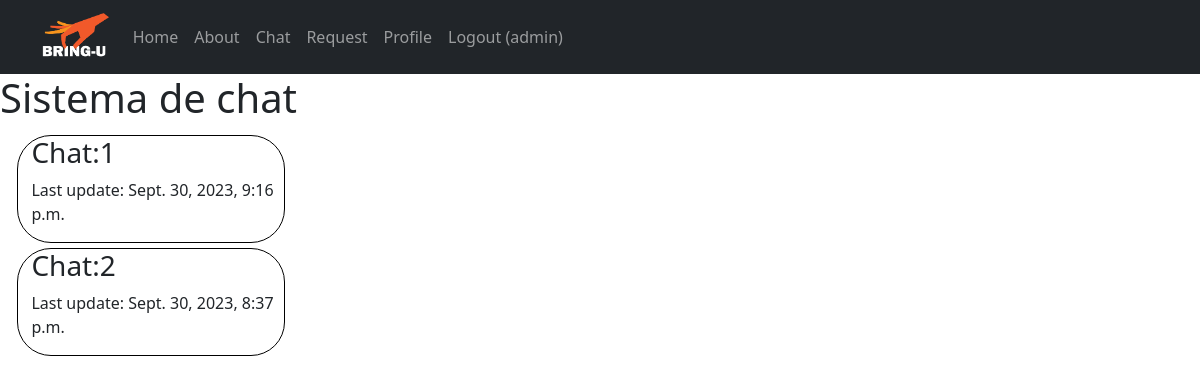
Page /chat/ (signed in) on the earlier database version.
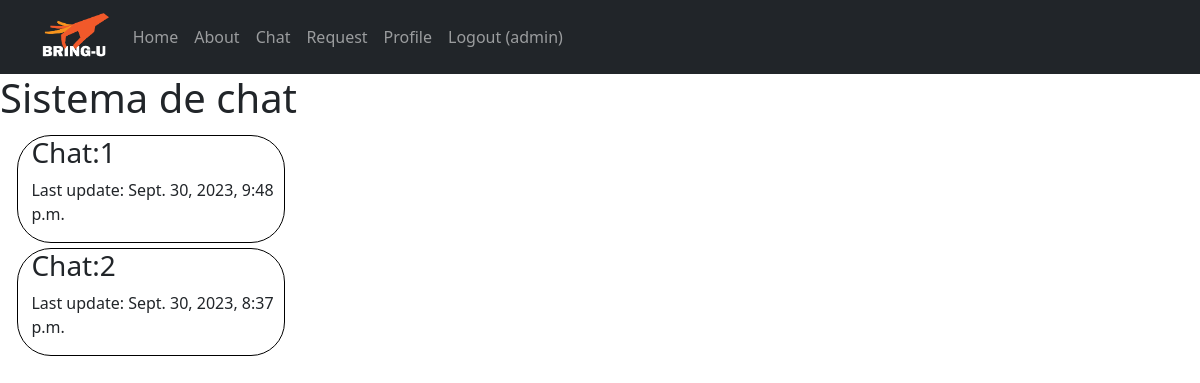
Same page on the later database version.
### chat/models.py (models this page shows)
class Chat(models.Model):
    id_chat = models.AutoField(primary_key=True)
    fk_id_delivery = models.ForeignKey(Delivery, on_delete=models.CASCADE)
    last_update = models.DateTimeField(auto_now=True)

### chat/views.py (the view)
# urls.py: path('', views.Chats, name='chats'),
def Chats(request):
    user = request.user
    current_user = UserProfile.objects.get(username=user)
    chats = []
    if current_user:
        chats = Chat.objects.filter(fk_id_delivery__fk_id_delivery_man=current_user)
    context = {
        'chats':chats
    }
    return render(request, 'chats.html', context)

### chat/templates/chats.html (shortened to what this page needs)
{% extends 'base.html' %}
{% block content %}
<h1>Sistema de chat</h1>
<div class="container mt-1" id="main-container">
    <div class="row">
        <div class="col" id="chat-list">
            <ul id="container-chats">
                {% for chat in chats %}
                <li class="open-chat" data-chat-id="{{ chat.id_chat }}">
                    <h3>Chat:{{ chat.id_chat }}</h3>
                    <p>Last update: {{chat.last_update}}</p>
                </li>
                {% endfor %}
            </ul>
        </div>
    </div>
</div>
{% endblock content %}

Differences in the rows shown:
changed Chat id 1: last_update "Sept. 30, 2023, 9:16 p.m." → "Sept. 30, 2023, 9:48 p.m."
